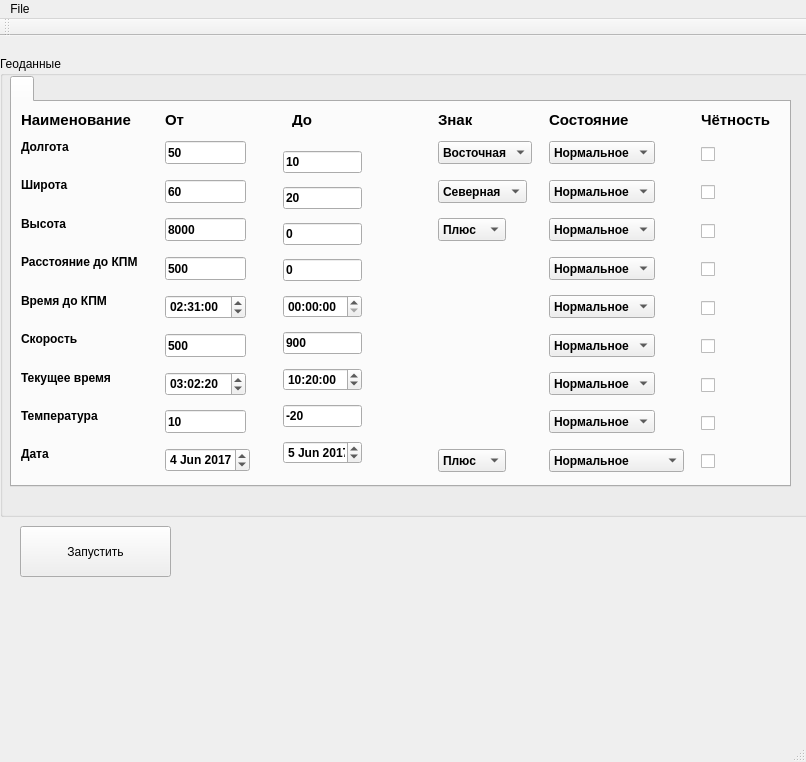
<?xml version="1.0" encoding="UTF-8"?>
<ui version="4.0">
 <class>MainWindow</class>
 <widget class="QMainWindow" name="MainWindow">
  <property name="geometry">
   <rect>
    <x>0</x>
    <y>0</y>
    <width>806</width>
    <height>762</height>
   </rect>
  </property>
  <property name="windowTitle">
   <string>MainWindow</string>
  </property>
  <widget class="QWidget" name="centralWidget">
   <widget class="QGroupBox" name="groupBox">
    <property name="geometry">
     <rect>
      <x>0</x>
      <y>20</y>
      <width>851</width>
      <height>461</height>
     </rect>
    </property>
    <property name="title">
     <string>Геоданные</string>
    </property>
    <widget class="QTabWidget" name="tabWidget">
     <property name="geometry">
      <rect>
       <x>10</x>
       <y>20</y>
       <width>781</width>
       <height>411</height>
      </rect>
     </property>
     <property name="font">
      <font>
       <weight>75</weight>
       <bold>true</bold>
      </font>
     </property>
     <widget class="QWidget" name="tabWidgetPage1">
      <attribute name="title">
       <string/>
      </attribute>
      <widget class="QLabel" name="label_10">
       <property name="geometry">
        <rect>
         <x>9</x>
         <y>9</y>
         <width>127</width>
         <height>18</height>
        </rect>
       </property>
       <property name="font">
        <font>
         <pointsize>11</pointsize>
         <weight>75</weight>
         <bold>true</bold>
        </font>
       </property>
       <property name="text">
        <string>Наименование</string>
       </property>
      </widget>
      <widget class="QLabel" name="label_21">
       <property name="geometry">
        <rect>
         <x>153</x>
         <y>9</y>
         <width>83</width>
         <height>18</height>
        </rect>
       </property>
       <property name="font">
        <font>
         <pointsize>11</pointsize>
         <weight>75</weight>
         <bold>true</bold>
        </font>
       </property>
       <property name="text">
        <string>От</string>
       </property>
      </widget>
      <widget class="QLabel" name="label_22">
       <property name="geometry">
        <rect>
         <x>426</x>
         <y>9</y>
         <width>42</width>
         <height>18</height>
        </rect>
       </property>
       <property name="font">
        <font>
         <pointsize>11</pointsize>
         <weight>75</weight>
         <bold>true</bold>
        </font>
       </property>
       <property name="text">
        <string>Знак</string>
       </property>
      </widget>
      <widget class="QLabel" name="label_23">
       <property name="geometry">
        <rect>
         <x>537</x>
         <y>9</y>
         <width>90</width>
         <height>18</height>
        </rect>
       </property>
       <property name="font">
        <font>
         <pointsize>11</pointsize>
         <weight>75</weight>
         <bold>true</bold>
        </font>
       </property>
       <property name="text">
        <string>Состояние</string>
       </property>
      </widget>
      <widget class="QLabel" name="label_24">
       <property name="geometry">
        <rect>
         <x>689</x>
         <y>9</y>
         <width>79</width>
         <height>18</height>
        </rect>
       </property>
       <property name="font">
        <font>
         <pointsize>11</pointsize>
         <weight>75</weight>
         <bold>true</bold>
        </font>
       </property>
       <property name="text">
        <string>Чётность</string>
       </property>
      </widget>
      <widget class="QLabel" name="Long">
       <property name="geometry">
        <rect>
         <x>9</x>
         <y>37</y>
         <width>53</width>
         <height>16</height>
        </rect>
       </property>
       <property name="text">
        <string>Долгота</string>
       </property>
      </widget>
      <widget class="QLineEdit" name="LongVal">
       <property name="geometry">
        <rect>
         <x>153</x>
         <y>39</y>
         <width>81</width>
         <height>23</height>
        </rect>
       </property>
       <property name="text">
        <string>50</string>
       </property>
      </widget>
      <widget class="QComboBox" name="SignLng">
       <property name="geometry">
        <rect>
         <x>426</x>
         <y>39</y>
         <width>94</width>
         <height>23</height>
        </rect>
       </property>
       <item>
        <property name="text">
         <string>Восточная</string>
        </property>
       </item>
       <item>
        <property name="text">
         <string>Западная</string>
        </property>
       </item>
      </widget>
      <widget class="QComboBox" name="StatusLng">
       <property name="geometry">
        <rect>
         <x>537</x>
         <y>39</y>
         <width>106</width>
         <height>23</height>
        </rect>
       </property>
       <item>
        <property name="text">
         <string>Нормальное</string>
        </property>
       </item>
       <item>
        <property name="text">
         <string>Нет данных</string>
        </property>
       </item>
       <item>
        <property name="text">
         <string>Тест</string>
        </property>
       </item>
       <item>
        <property name="text">
         <string>Отказ</string>
        </property>
       </item>
      </widget>
      <widget class="QCheckBox" name="parityLng">
       <property name="geometry">
        <rect>
         <x>689</x>
         <y>37</y>
         <width>30</width>
         <height>30</height>
        </rect>
       </property>
       <property name="sizePolicy">
        <sizepolicy hsizetype="Maximum" vsizetype="Maximum">
         <horstretch>0</horstretch>
         <verstretch>0</verstretch>
        </sizepolicy>
       </property>
       <property name="minimumSize">
        <size>
         <width>30</width>
         <height>30</height>
        </size>
       </property>
       <property name="maximumSize">
        <size>
         <width>30</width>
         <height>30</height>
        </size>
       </property>
       <property name="text">
        <string/>
       </property>
       <property name="iconSize">
        <size>
         <width>30</width>
         <height>30</height>
        </size>
       </property>
      </widget>
      <widget class="QLabel" name="Lat">
       <property name="geometry">
        <rect>
         <x>9</x>
         <y>75</y>
         <width>50</width>
         <height>16</height>
        </rect>
       </property>
       <property name="text">
        <string>Широта</string>
       </property>
      </widget>
      <widget class="QLineEdit" name="LatVal">
       <property name="geometry">
        <rect>
         <x>153</x>
         <y>78</y>
         <width>81</width>
         <height>23</height>
        </rect>
       </property>
       <property name="minimumSize">
        <size>
         <width>0</width>
         <height>0</height>
        </size>
       </property>
       <property name="maximumSize">
        <size>
         <width>256</width>
         <height>16777215</height>
        </size>
       </property>
       <property name="text">
        <string>60</string>
       </property>
      </widget>
      <widget class="QComboBox" name="SignLat">
       <property name="geometry">
        <rect>
         <x>426</x>
         <y>78</y>
         <width>89</width>
         <height>23</height>
        </rect>
       </property>
       <item>
        <property name="text">
         <string>Северная</string>
        </property>
       </item>
       <item>
        <property name="text">
         <string>Южная</string>
        </property>
       </item>
      </widget>
      <widget class="QComboBox" name="StatusLat">
       <property name="geometry">
        <rect>
         <x>537</x>
         <y>78</y>
         <width>106</width>
         <height>23</height>
        </rect>
       </property>
       <item>
        <property name="text">
         <string>Нормальное</string>
        </property>
       </item>
       <item>
        <property name="text">
         <string>Нет данных</string>
        </property>
       </item>
       <item>
        <property name="text">
         <string>Тест</string>
        </property>
       </item>
       <item>
        <property name="text">
         <string>Отказ</string>
        </property>
       </item>
      </widget>
      <widget class="QCheckBox" name="parityLat">
       <property name="geometry">
        <rect>
         <x>689</x>
         <y>75</y>
         <width>30</width>
         <height>30</height>
        </rect>
       </property>
       <property name="sizePolicy">
        <sizepolicy hsizetype="Maximum" vsizetype="Maximum">
         <horstretch>0</horstretch>
         <verstretch>0</verstretch>
        </sizepolicy>
       </property>
       <property name="minimumSize">
        <size>
         <width>30</width>
         <height>30</height>
        </size>
       </property>
       <property name="text">
        <string/>
       </property>
       <property name="iconSize">
        <size>
         <width>30</width>
         <height>30</height>
        </size>
       </property>
      </widget>
      <widget class="QLabel" name="Alt">
       <property name="geometry">
        <rect>
         <x>9</x>
         <y>114</y>
         <width>46</width>
         <height>16</height>
        </rect>
       </property>
       <property name="text">
        <string>Высота</string>
       </property>
      </widget>
      <widget class="QLineEdit" name="AltVal">
       <property name="geometry">
        <rect>
         <x>153</x>
         <y>116</y>
         <width>81</width>
         <height>23</height>
        </rect>
       </property>
       <property name="text">
        <string>8000</string>
       </property>
      </widget>
      <widget class="QComboBox" name="SignAlt">
       <property name="geometry">
        <rect>
         <x>426</x>
         <y>116</y>
         <width>68</width>
         <height>23</height>
        </rect>
       </property>
       <item>
        <property name="text">
         <string>Плюс</string>
        </property>
       </item>
       <item>
        <property name="text">
         <string>Минус</string>
        </property>
       </item>
      </widget>
      <widget class="QComboBox" name="StatusAlt">
       <property name="geometry">
        <rect>
         <x>537</x>
         <y>116</y>
         <width>106</width>
         <height>23</height>
        </rect>
       </property>
       <item>
        <property name="text">
         <string>Нормальное</string>
        </property>
       </item>
       <item>
        <property name="text">
         <string>Нет данных</string>
        </property>
       </item>
       <item>
        <property name="text">
         <string>Тест</string>
        </property>
       </item>
       <item>
        <property name="text">
         <string>Отказ</string>
        </property>
       </item>
      </widget>
      <widget class="QCheckBox" name="parityAlt">
       <property name="geometry">
        <rect>
         <x>689</x>
         <y>114</y>
         <width>30</width>
         <height>30</height>
        </rect>
       </property>
       <property name="minimumSize">
        <size>
         <width>30</width>
         <height>30</height>
        </size>
       </property>
       <property name="text">
        <string/>
       </property>
      </widget>
      <widget class="QLabel" name="Dist">
       <property name="geometry">
        <rect>
         <x>9</x>
         <y>152</y>
         <width>124</width>
         <height>16</height>
        </rect>
       </property>
       <property name="text">
        <string>Расстояние до КПМ</string>
       </property>
      </widget>
      <widget class="QLineEdit" name="DistVal">
       <property name="geometry">
        <rect>
         <x>153</x>
         <y>155</y>
         <width>81</width>
         <height>23</height>
        </rect>
       </property>
       <property name="text">
        <string>500</string>
       </property>
      </widget>
      <widget class="QComboBox" name="StatusDist">
       <property name="geometry">
        <rect>
         <x>537</x>
         <y>155</y>
         <width>106</width>
         <height>23</height>
        </rect>
       </property>
       <item>
        <property name="text">
         <string>Нормальное</string>
        </property>
       </item>
       <item>
        <property name="text">
         <string>Нет данных</string>
        </property>
       </item>
       <item>
        <property name="text">
         <string>Тест</string>
        </property>
       </item>
       <item>
        <property name="text">
         <string>Отказ</string>
        </property>
       </item>
      </widget>
      <widget class="QCheckBox" name="parityDist">
       <property name="geometry">
        <rect>
         <x>689</x>
         <y>152</y>
         <width>30</width>
         <height>30</height>
        </rect>
       </property>
       <property name="minimumSize">
        <size>
         <width>30</width>
         <height>30</height>
        </size>
       </property>
       <property name="text">
        <string/>
       </property>
      </widget>
      <widget class="QLabel" name="TimeToDest">
       <property name="geometry">
        <rect>
         <x>9</x>
         <y>191</y>
         <width>91</width>
         <height>16</height>
        </rect>
       </property>
       <property name="text">
        <string>Время до КПМ</string>
       </property>
      </widget>
      <widget class="QTimeEdit" name="TimeToDestVal">
       <property name="geometry">
        <rect>
         <x>153</x>
         <y>193</y>
         <width>81</width>
         <height>24</height>
        </rect>
       </property>
       <property name="time">
        <time>
         <hour>2</hour>
         <minute>31</minute>
         <second>0</second>
        </time>
       </property>
      </widget>
      <widget class="QComboBox" name="statusTimeToDest">
       <property name="geometry">
        <rect>
         <x>537</x>
         <y>193</y>
         <width>106</width>
         <height>23</height>
        </rect>
       </property>
       <item>
        <property name="text">
         <string>Нормальное</string>
        </property>
       </item>
       <item>
        <property name="text">
         <string>Нет данных</string>
        </property>
       </item>
       <item>
        <property name="text">
         <string>Тест</string>
        </property>
       </item>
       <item>
        <property name="text">
         <string>Отказ</string>
        </property>
       </item>
      </widget>
      <widget class="QCheckBox" name="parityTimeToDest">
       <property name="geometry">
        <rect>
         <x>689</x>
         <y>191</y>
         <width>30</width>
         <height>30</height>
        </rect>
       </property>
       <property name="minimumSize">
        <size>
         <width>30</width>
         <height>30</height>
        </size>
       </property>
       <property name="text">
        <string/>
       </property>
      </widget>
      <widget class="QLabel" name="Speed">
       <property name="geometry">
        <rect>
         <x>9</x>
         <y>229</y>
         <width>59</width>
         <height>16</height>
        </rect>
       </property>
       <property name="text">
        <string>Скорость</string>
       </property>
      </widget>
      <widget class="QLineEdit" name="SpeedVal">
       <property name="geometry">
        <rect>
         <x>153</x>
         <y>232</y>
         <width>81</width>
         <height>23</height>
        </rect>
       </property>
       <property name="text">
        <string>500</string>
       </property>
      </widget>
      <widget class="QComboBox" name="StatusSpeed">
       <property name="geometry">
        <rect>
         <x>537</x>
         <y>232</y>
         <width>106</width>
         <height>23</height>
        </rect>
       </property>
       <item>
        <property name="text">
         <string>Нормальное</string>
        </property>
       </item>
       <item>
        <property name="text">
         <string>Нет данных</string>
        </property>
       </item>
       <item>
        <property name="text">
         <string>Тест</string>
        </property>
       </item>
       <item>
        <property name="text">
         <string>Отказ</string>
        </property>
       </item>
      </widget>
      <widget class="QCheckBox" name="paritySpeed">
       <property name="geometry">
        <rect>
         <x>689</x>
         <y>229</y>
         <width>30</width>
         <height>30</height>
        </rect>
       </property>
       <property name="minimumSize">
        <size>
         <width>30</width>
         <height>30</height>
        </size>
       </property>
       <property name="text">
        <string/>
       </property>
      </widget>
      <widget class="QLabel" name="Time">
       <property name="geometry">
        <rect>
         <x>9</x>
         <y>268</y>
         <width>98</width>
         <height>16</height>
        </rect>
       </property>
       <property name="text">
        <string>Текущее время</string>
       </property>
      </widget>
      <widget class="QTimeEdit" name="TimeVal">
       <property name="geometry">
        <rect>
         <x>153</x>
         <y>270</y>
         <width>81</width>
         <height>24</height>
        </rect>
       </property>
       <property name="time">
        <time>
         <hour>3</hour>
         <minute>2</minute>
         <second>20</second>
        </time>
       </property>
      </widget>
      <widget class="QComboBox" name="StatusTime">
       <property name="geometry">
        <rect>
         <x>537</x>
         <y>270</y>
         <width>106</width>
         <height>23</height>
        </rect>
       </property>
       <item>
        <property name="text">
         <string>Нормальное</string>
        </property>
       </item>
       <item>
        <property name="text">
         <string>Нет данных</string>
        </property>
       </item>
       <item>
        <property name="text">
         <string>Тест</string>
        </property>
       </item>
       <item>
        <property name="text">
         <string>Отказ</string>
        </property>
       </item>
      </widget>
      <widget class="QCheckBox" name="parityTime">
       <property name="geometry">
        <rect>
         <x>689</x>
         <y>268</y>
         <width>30</width>
         <height>30</height>
        </rect>
       </property>
       <property name="minimumSize">
        <size>
         <width>30</width>
         <height>30</height>
        </size>
       </property>
       <property name="text">
        <string/>
       </property>
      </widget>
      <widget class="QLabel" name="Temp">
       <property name="geometry">
        <rect>
         <x>9</x>
         <y>306</y>
         <width>83</width>
         <height>16</height>
        </rect>
       </property>
       <property name="text">
        <string>Температура</string>
       </property>
      </widget>
      <widget class="QLineEdit" name="TempVal">
       <property name="geometry">
        <rect>
         <x>153</x>
         <y>308</y>
         <width>81</width>
         <height>23</height>
        </rect>
       </property>
       <property name="text">
        <string>10</string>
       </property>
      </widget>
      <widget class="QComboBox" name="StatusTemp">
       <property name="geometry">
        <rect>
         <x>537</x>
         <y>308</y>
         <width>106</width>
         <height>23</height>
        </rect>
       </property>
       <item>
        <property name="text">
         <string>Нормальное</string>
        </property>
       </item>
       <item>
        <property name="text">
         <string>Нет данных</string>
        </property>
       </item>
       <item>
        <property name="text">
         <string>Тест</string>
        </property>
       </item>
       <item>
        <property name="text">
         <string>Отказ</string>
        </property>
       </item>
      </widget>
      <widget class="QCheckBox" name="parityTemp">
       <property name="geometry">
        <rect>
         <x>689</x>
         <y>306</y>
         <width>30</width>
         <height>30</height>
        </rect>
       </property>
       <property name="minimumSize">
        <size>
         <width>30</width>
         <height>30</height>
        </size>
       </property>
       <property name="text">
        <string/>
       </property>
      </widget>
      <widget class="QLabel" name="Date">
       <property name="geometry">
        <rect>
         <x>9</x>
         <y>344</y>
         <width>32</width>
         <height>16</height>
        </rect>
       </property>
       <property name="text">
        <string>Дата</string>
       </property>
      </widget>
      <widget class="QDateEdit" name="DateVal">
       <property name="geometry">
        <rect>
         <x>153</x>
         <y>346</y>
         <width>85</width>
         <height>24</height>
        </rect>
       </property>
       <property name="dateTime">
        <datetime>
         <hour>0</hour>
         <minute>0</minute>
         <second>0</second>
         <year>2017</year>
         <month>6</month>
         <day>4</day>
        </datetime>
       </property>
       <property name="date">
        <date>
         <year>2017</year>
         <month>6</month>
         <day>4</day>
        </date>
       </property>
      </widget>
      <widget class="QComboBox" name="SignTemp">
       <property name="geometry">
        <rect>
         <x>426</x>
         <y>347</y>
         <width>68</width>
         <height>23</height>
        </rect>
       </property>
       <item>
        <property name="text">
         <string>Плюс</string>
        </property>
       </item>
       <item>
        <property name="text">
         <string>Минус</string>
        </property>
       </item>
      </widget>
      <widget class="QComboBox" name="StatusDate">
       <property name="geometry">
        <rect>
         <x>537</x>
         <y>347</y>
         <width>135</width>
         <height>23</height>
        </rect>
       </property>
       <item>
        <property name="text">
         <string>Нормальное</string>
        </property>
       </item>
       <item>
        <property name="text">
         <string>Нет данных</string>
        </property>
       </item>
       <item>
        <property name="text">
         <string>Тест</string>
        </property>
       </item>
       <item>
        <property name="text">
         <string>Не используется</string>
        </property>
       </item>
      </widget>
      <widget class="QCheckBox" name="parityDate">
       <property name="geometry">
        <rect>
         <x>689</x>
         <y>344</y>
         <width>30</width>
         <height>30</height>
        </rect>
       </property>
       <property name="minimumSize">
        <size>
         <width>30</width>
         <height>30</height>
        </size>
       </property>
       <property name="text">
        <string/>
       </property>
      </widget>
      <widget class="QLabel" name="label">
       <property name="geometry">
        <rect>
         <x>280</x>
         <y>10</y>
         <width>59</width>
         <height>15</height>
        </rect>
       </property>
       <property name="font">
        <font>
         <pointsize>11</pointsize>
        </font>
       </property>
       <property name="text">
        <string>До</string>
       </property>
      </widget>
      <widget class="QWidget" name="">
       <property name="geometry">
        <rect>
         <x>260</x>
         <y>30</y>
         <width>101</width>
         <height>351</height>
        </rect>
       </property>
       <layout class="QVBoxLayout" name="verticalLayout">
        <item>
         <widget class="QLineEdit" name="lineEdit">
          <property name="text">
           <string>10</string>
          </property>
         </widget>
        </item>
        <item>
         <widget class="QLineEdit" name="lineEdit_2">
          <property name="text">
           <string>20</string>
          </property>
         </widget>
        </item>
        <item>
         <widget class="QLineEdit" name="lineEdit_3">
          <property name="text">
           <string>0</string>
          </property>
         </widget>
        </item>
        <item>
         <widget class="QLineEdit" name="lineEdit_4">
          <property name="text">
           <string>0</string>
          </property>
         </widget>
        </item>
        <item>
         <widget class="QTimeEdit" name="timeEdit"/>
        </item>
        <item>
         <widget class="QLineEdit" name="lineEdit_6">
          <property name="text">
           <string>900</string>
          </property>
         </widget>
        </item>
        <item>
         <widget class="QTimeEdit" name="timeEdit_2">
          <property name="dateTime">
           <datetime>
            <hour>10</hour>
            <minute>20</minute>
            <second>0</second>
            <year>2000</year>
            <month>1</month>
            <day>1</day>
           </datetime>
          </property>
         </widget>
        </item>
        <item>
         <widget class="QLineEdit" name="lineEdit_8">
          <property name="text">
           <string>-20</string>
          </property>
         </widget>
        </item>
        <item>
         <widget class="QDateEdit" name="dateEdit">
          <property name="dateTime">
           <datetime>
            <hour>0</hour>
            <minute>0</minute>
            <second>0</second>
            <year>2017</year>
            <month>6</month>
            <day>5</day>
           </datetime>
          </property>
         </widget>
        </item>
       </layout>
      </widget>
     </widget>
    </widget>
   </widget>
   <widget class="QPushButton" name="pushButton">
    <property name="geometry">
     <rect>
      <x>20</x>
      <y>490</y>
      <width>151</width>
      <height>51</height>
     </rect>
    </property>
    <property name="text">
     <string>Запустить</string>
    </property>
   </widget>
  </widget>
  <widget class="QMenuBar" name="menuBar">
   <property name="geometry">
    <rect>
     <x>0</x>
     <y>0</y>
     <width>806</width>
     <height>20</height>
    </rect>
   </property>
   <widget class="QMenu" name="menuFile">
    <property name="title">
     <string>File</string>
    </property>
    <addaction name="separator"/>
    <addaction name="openFile"/>
    <addaction name="fileSave"/>
    <addaction name="fileSaveAs"/>
   </widget>
   <addaction name="menuFile"/>
  </widget>
  <widget class="QToolBar" name="mainToolBar">
   <attribute name="toolBarArea">
    <enum>TopToolBarArea</enum>
   </attribute>
   <attribute name="toolBarBreak">
    <bool>false</bool>
   </attribute>
  </widget>
  <widget class="QStatusBar" name="statusBar"/>
  <action name="fileSave">
   <property name="text">
    <string>Сохранить</string>
   </property>
  </action>
  <action name="fileSaveAs">
   <property name="text">
    <string>Сохранить как</string>
   </property>
  </action>
  <action name="openFile">
   <property name="text">
    <string>Открыть</string>
   </property>
  </action>
 </widget>
 <layoutdefault spacing="6" margin="11"/>
 <resources/>
 <connections/>
</ui>
